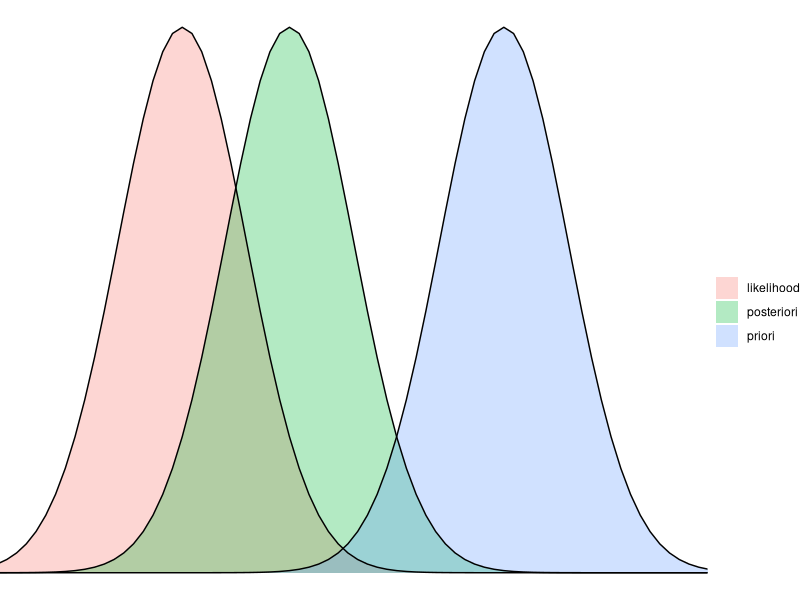

Reproduce this figure in R.
## ---- chunk 1
library(ggplot2)
library(tidyr)

x = seq(from = -10, to = 35, length.out = 100)
prior_theta = dnorm(x, mean = 20, sd = 3)
likelihood = dnorm(x, mean = 5, sd = 3)
posteriori = dnorm(x, mean = 10, sd = 3)

df = data.frame(priori = prior_theta, likelihood = likelihood, posteriori = posteriori, x = x)
df2 = pivot_longer(df, cols = c("priori", "likelihood", "posteriori"))
ggplot(df2) +
geom_polygon(aes(x = x, y = value, group = name, fill = name), alpha = 0.3) +
geom_line(aes(x = x, y = value, group = name)) +
coord_cartesian(xlim=c(-2, 28)) +
scale_fill_discrete("") +
theme_void()

